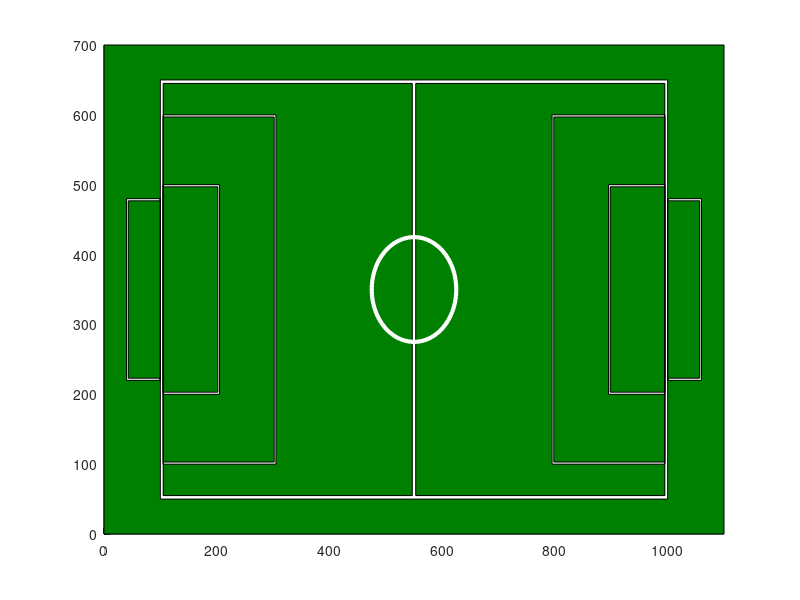

MATLAB code to generate this figure:

% 画出绿色草地
patch([0 1100 1100 0], [0 0 700 700], [0 0.5 0]);

% 画出白色边线
patch([100 1000 1000 100], [50 50 650 650], [1 1 1]);

%左半场
patch([105 547 547 105], [55 55 645 645], [0 0.5 0]);
%Penatly area
patch([105 305 305 105], [100 100 600 600], [1 1 1]);
patch([105 302 302 105], [103 103 597 597], [0 0.5 0]);
%goal area
patch([105 205 205 105], [200 200 500 500], [1 1 1]);
patch([105 202 202 105], [203 203 497 497], [0 0.5 0]);
%gate area
patch([40 100 100 40], [220 220 480 480], [1 1 1]);
patch([43 100 100 43], [223 223 477 477], [0 0.5 0]);

%右半场 
patch([553 995 995 553], [55 55 645 645], [0 0.5 0]);
%Penatly area
patch([795 995 995 795], [100 100 600 600], [1 1 1]);
patch([798 995 995 798], [103 103 597 597], [0 0.5 0]);
%goal area
patch([895 995 995 895], [200 200 500 500], [1 1 1]);
patch([898 995 995 898], [203 203 497 497], [0 0.5 0]);
%gate area
patch([1000 1060 1060 1000], [220 220 480 480], [1 1 1]);
patch([1000 1057 1057 1000], [223 223 477 477], [0 0.5 0]);

viscircles([550 350],75,'Color','w');

% 设置坐标轴范围
axis([0 1100 0 700]);

